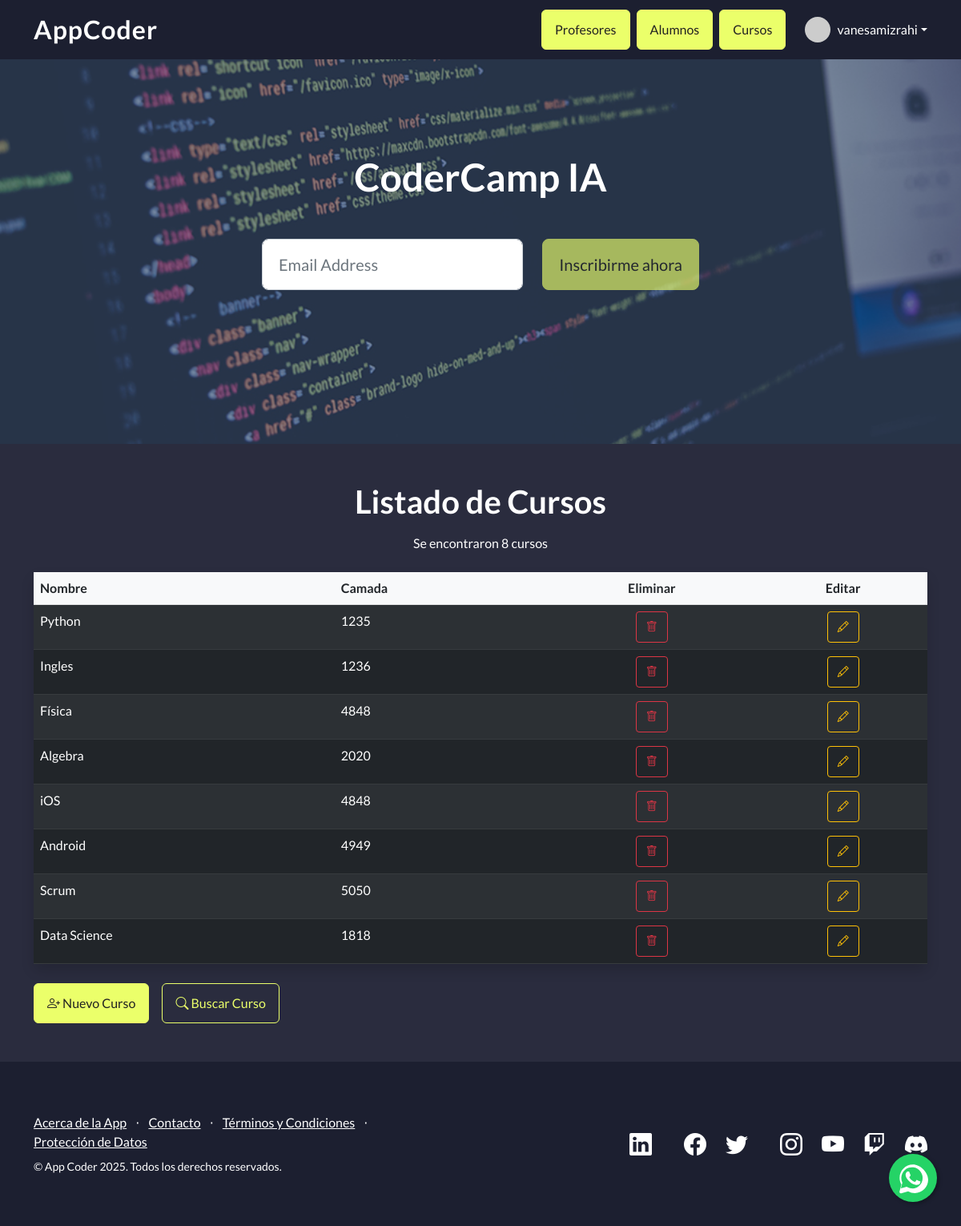
Screenshot of /AppCoder/cursos/ (signed in) with the database file from the repository.
### AppCoder/models.py (models this page shows, shortened)
class Curso(models.Model):
    nombre = models.CharField(max_length=40)
    camada = models.IntegerField()

### AppCoder/views.py (the view)
# urls.py: path('cursos/', views.cursos, name='cursos'),
def cursos(request):
    cursos_list = Curso.objects.all()
    cursos_dictionary = {
        "cursos": cursos_list
    }
    plantilla = loader.get_template("cursos.html")
    documento = plantilla.render(cursos_dictionary, request)
    return HttpResponse(documento)

### AppCoder/template/cursos.html
{% extends "padre.html" %}
{% load static %}
{% block contenido %}
<div class="container my-5 text-white">
    <h1 class="text-center mb-3">Listado de Cursos</h1>
    <p class="text-center mb-4">Se encontraron {{cursos|length}} cursos</p>
        <table class="table table-dark table-striped table-hover rounded shadow">
        <thead class="table-light text-dark">
            <tr>
                <th>Nombre</th>
                <th>Camada</th>
                <th class="text-center">Eliminar</th>
                <th class="text-center">Editar</th>
            </tr>
        </thead>
        <tbody>
            {% for curso in cursos %}
            <tr>
                <td>{{ curso.nombre }}</td>
                <td>{{ curso.camada }}</td>
                <td class="text-center">
                    <a href="{% url 'eliminar_curso' curso.id %}" class="btn btn-sm btn-outline-danger"
                    title="Eliminar" onclick="return confirm('¿Seguro que deseas eliminar este curso?');">
                        <i class="bi bi-trash"></i>
                    </a>
                </td>
                <td class="text-center">
                    <a href="{% url 'editar_curso' curso.id %}" class="btn btn-sm btn-outline-warning"
                    title="Editar">
                        <i class="bi bi-pencil"></i>
                    </a>
                </td>
            </tr>
            {% endfor %}
        </tbody>
    </table>
    <div class="mt-4 d-flex gap-3">
        <a href="{% url 'curso_formulario' %}" class="btn btn-primary text-white">
            <i class="bi bi-person-plus"></i> Nuevo Curso
        </a>
        <a href="{% url 'buscar_curso' %}" class="btn btn-outline-primary text-white">
            <i class="bi bi-search"></i> Buscar Curso
        </a>
    </div>
</div>
{% endblock %}

### AppCoder/template/padre.html (shortened to what this page needs)
{% load static %}
<!DOCTYPE html>
<html lang="en">
<head>
    <link href="https://cdn.jsdelivr.net/npm/bootstrap-icons@1.5.0/font/bootstrap-icons.css" rel="stylesheet"
        type="text/css" />
    <link href="{% static 'AppCoder/css/styles.css' %}" rel="stylesheet" />
    <link href="https://cdn.jsdelivr.net/npm/bootstrap-icons/font/bootstrap-icons.css" rel="stylesheet">
</head>
<body>
    <nav class="navbar navbar-light fixed-top" style="background-color: rgb(28, 31, 48)">
        <div class="container d-flex justify-content-between align-items-center">
            <a class="navbar-brand text-white fw-bold" style="letter-spacing:1px; font-size:2rem;"
                href="{% url 'inicio' %}">AppCoder</a>
            <div class="d-flex align-items-center gap-2 ms-auto">
                {% if user.is_authenticated %}
                <a class="btn btn-primary" href="{% url 'profesores' %}">Profesores</a>
                <a class="btn btn-primary" href="{% url 'alumnos' %}">Alumnos</a>
                <a class="btn btn-primary" href="{% url 'cursos' %}">Cursos</a>
                <div class="dropdown ms-3">
                    <a class="d-flex align-items-center text-white text-decoration-none dropdown-toggle" href="#"
                        role="button" id="userDropdown" data-bs-toggle="dropdown" aria-expanded="false">
                        <img src="https://ui-avatars.com/api/?name={{ user.username }}&background=random&color=fff"
                            alt="Avatar" width="32" height="32" class="rounded-circle me-2">
                        <span>{{ user.username }}</span>
                    </a>
                </div>
                {% else %}
                <a class="btn" style="background-color: rgb(233, 144, 255); color: rgb(105, 27, 123); border: none;"
                    href="{% url 'login' %}">Iniciar Sesión</a>
                <a class="btn" style="background-color: rgb(233, 144, 255); color: rgb(105, 27, 123); border: none;"
                    href="{% url 'signup' %}">Registrate</a>
                {% endif %}
            </div>
        </div>
    </nav>
    <header class="masthead">
        <div class="container position-relative">
            <div class="row justify-content-center">
                <div class="col-xl-6">
                    <div class="text-center text-white">
                        <h1 class="mb-5">CoderCamp IA</h1>
                        <form class="form-subscribe" id="contactForm"
                            data-sb-form-api-token="23ec1bc0-2f1a-4fa4-b7f5-516d4bdc8510">
                            <div class="row">
                                <div class="col">
                                    <input class="form-control form-control-lg" id="emailAddress" type="email"
                                        placeholder="Email Address" data-sb-validations="required,email" />
                                </div>
                                <div class="col-auto">
                                    <button class="btn btn-primary btn-lg disabled" id="submitButton"
                                        type="submit">Inscribirme ahora</button>
                                </div>
                            </div>
                        </form>
                    </div>
                </div>
            </div>
        </div>
    </header>
    {% block contenido %}
    {% endblock %}
    <footer class="footer" style="background-color: rgb(28, 31, 48); color: #fff;">
        <div class="container">
            <div class="row">
                <div class="col-lg-6 h-100 text-center text-lg-start my-auto">
                    <ul class="list-inline mb-2">
                        <li class="list-inline-item"><a class="text-white" href="https://www.coderhouse.com/ar"
                                target="_blank">Acerca de la App</a></li>
                        <li class="list-inline-item text-white">⋅</li>
                        <li class="list-inline-item"><a class="text-white" href="{% url 'contacto' %}">Contacto</a></li>
                        <li class="list-inline-item text-white">⋅</li>
                        <li class="list-inline-item"><a class="text-white" href="https://www.coderhouse.com/ar/legales"
                                target="_blank">Términos y Condiciones</a></li>
                        <li class="list-inline-item text-white">⋅</li>
                        <li class="list-inline-item"><a class="text-white"
                                href="https://www.coderhouse.com/ar/proteccion-de-datos" target="_blank">Protección de
                                Datos</a></li>
                    </ul>
                    <p class="text-white small mb-4 mb-lg-0">&copy; App Coder 2025. Todos los derechos reservados.  </p>
                </div>
                <div class="col-lg-6 h-100 text-lg-end my-auto">
                    <ul class="list-inline mb-0 d-flex justify-content-end gap-3">
                        <li class="list-inline-item me-4">
                            <a href="https://www.linkedin.com/school/coderhouse/posts/?feedView=all" target="_blank">
                                <i class="bi-linkedin fs-3 text-white"></i>
                            </a>
                        </li>
                        <li class="list-inline-item">
                            <a href="https://www.facebook.com/Coderhouse/" target="_blank">
                                <i class="bi-facebook fs-3 text-white"></i>
                            </a>
                        </li>
                        <li class="list-inline-item me-4">
                            <a href="https://twitter.com/coderhouse" target="_blank">
                                <i class="bi-twitter fs-3 text-white"></i>
                            </a>
                        </li>
                        <li class="list-inline-item">
                            <a href="https://www.instagram.com/coderhouse/" target="_blank">
                                <i class="bi-instagram fs-3 text-white"></i>
                            </a>
                        </li>
                        <li class="list-inline-item">
                            <a href="https://www.youtube.com/channel/UCeFRG6700bzqYI0M_9vyelw/videos" target="_blank">
                                <i class="bi-youtube fs-3 text-white"></i>
                            </a>
                        </li>
                        <li class="list-inline-item">
                            <a href="https://www.twitch.tv/coderhouse" target="_blank">
                                <i class="bi-twitch fs-3 text-white"></i>
                            </a>
                        </li>
                        <li class="list-inline-item">
                            <a href="https://discord.com/invite/js5X5SDYSr" target="_blank">
                                <i class="bi-discord fs-3 text-white"></i>
                            </a>
                        </li>
                    </ul>
                </div>
            </div>
        </div>
    </footer>
    <a href="https://api.whatsapp.com/send/?phone=5491156175099&text=Hola+Coderhouse%21+Tengo+una+consulta+sobre&type=phone_number&app_absent=0"
        class="whatsapp-float" target="_blank" title="Contactar por WhatsApp">
    </a>
</body>
</html>

### AppCoder/template/padre.html (style rules this page uses)
body { background-color: rgb(42, 44, 62) !important; color: #fff !important; }
.btn-primary { background-color: rgb(235, 255, 106) !important; border-color: rgb(235, 255, 106) !important; color: #222 !important; }
.btn-outline-primary, .btn-primary:focus { color: rgb(235, 255, 106) !important; border-color: rgb(235, 255, 106) !important; }
.whatsapp-float { position: fixed; width: 60px; height: 60px; bottom: 30px; right: 30px; z-index: 100; background-color: #25d366; border-radius: 50%; display: flex; align-items: center; justify-content: center; box-shadow: 2px 2px 5px rgba(0, 0, 0, 0.3); }

### rows the page displays
Curso: nombre "Python", camada "1235"
Curso: nombre "Ingles", camada "1236"
Curso: nombre "Física", camada "4848"
Curso: nombre "Algebra", camada "2020"
Curso: nombre "iOS", camada "4848"
Curso: nombre "Android", camada "4949"
Curso: nombre "Scrum", camada "5050"
Curso: nombre "Data Science", camada "1818"

### other values shown
{{ user.username }} "vanesamizrahi"
{{ cursos|length }} "8"
